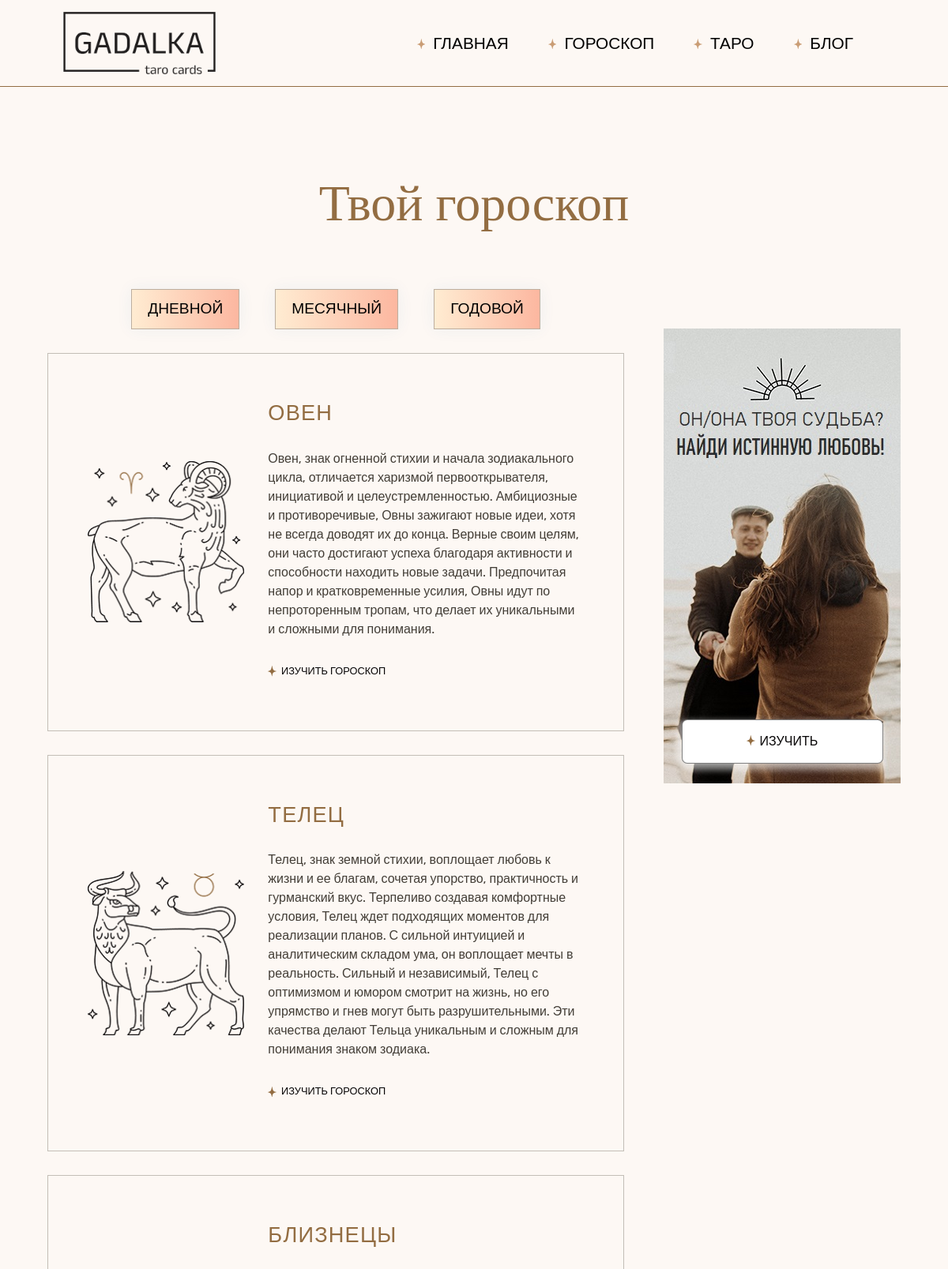
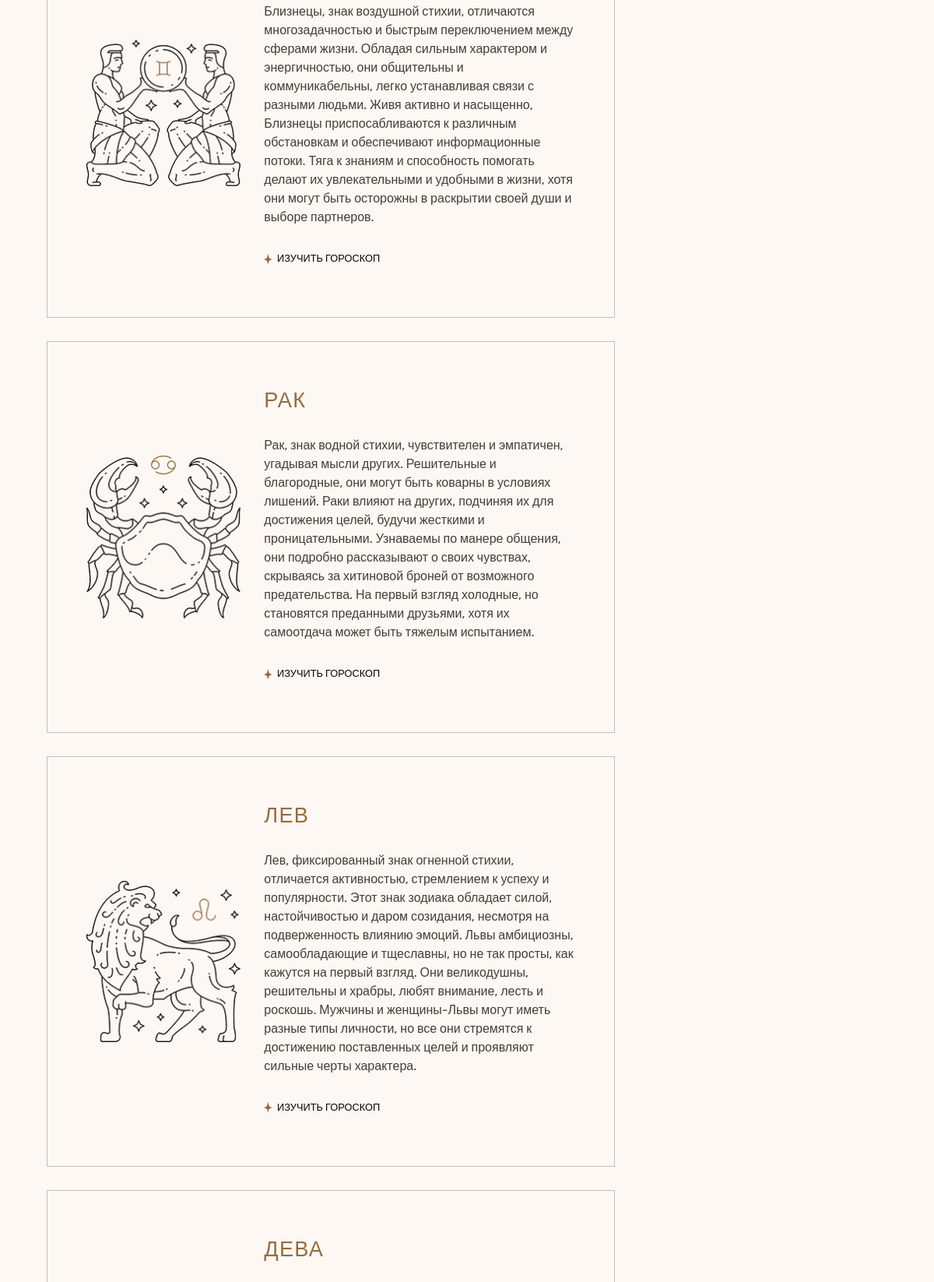
/pages/horoscope/horoscope.php (upper part), run on the app's committed database (2 pictures, top to bottom).
### tables this page shows
CREATE TABLE `signs` (
  `id` int NOT NULL,
  `sign_ru` varchar(16) NOT NULL,
  `sign_en` varchar(16) NOT NULL,
  `date_from` date NOT NULL,
  `date_to` date NOT NULL,
  `sign_type` int NOT NULL,
  `description` varchar(1024) NOT NULL
);

### public/php/sign.php (called while the page is built, shortened)
<?
class Sign {
    public function __construct($id = 0, $name_ru='', $name_en='', $date_from='', $date_to='', $description='') {
        $this->name_ru = $name_ru;
        $this->name_en = $name_en;
        $this->description = $description;
    }
    public static function NewSignFromSQLRow($row) {
        return new Sign($row['id'], $row['sign_ru'], $row['sign_en'], $row['date_from'], $row['date_to'], $row['description']);
    }
    public static function GetSignArrayFromDB() {
        $m = new mysqli(getenv('dbhost'),getenv('dbuser'), getenv('dbpass'), getenv('dbname'));
        $r = $m->query("SELECT * FROM signs");
        $signs = [];
        while($row = $r->fetch_assoc()) {
            array_push($signs, Sign::NewSignFromSQLRow($row));
        }
        return $signs;
    }
}

### public/pages/horoscope/horoscope.php (the view, shortened to what this page needs)
<?$root = realpath($_SERVER["DOCUMENT_ROOT"]);?>
<!DOCTYPE html>
<html lang="ru">
<head>
    <?
        include_once($root.'/parts/head.php');
    ?>
    <link rel="stylesheet" href="..\..\parts/header/header.css">
    <link rel="stylesheet" href="..\..\parts/footer/footer.css">
    <link rel="stylesheet" href="..\..\parts/css-normalize.css">
    <link rel="stylesheet" href="..\..\parts/banners/banners.css">
    <link rel="stylesheet" href="..\..\main.css">
    <link rel="stylesheet" href="/pages/horoscope/horoscope.css">
</head>
<body class="light">
    <? require_once($root . '/parts/header/header.php'); ?>
    <div class="horoscope-container" itemscope itemtype="http://schema.org/ItemList">
        <div class="horoscope-title">
            <h1 class="title-text" itemprop="name">Твой гороскоп</h1>
        </div>
        <div class="sections-wrapper">
            <section class="signs">
                <div class="filters">
                    <div class="filter"><p class=" "><a href="?on=day">Дневной</a></p></div>
                    <div class="filter"><p class=" "><a href="?on=month">Месячный</a></p></div>
                    <div class="filter"><p class=" "><a href="?on=year">Годовой</a></p></div>
                </div>
                <?
                    require_once("../../php/sign.php");
                    $signs = Sign::GetSignArrayFromDB();
                    $imgPathArr = [
                        'day' => 'animal',
                        'month' => 'circle',
                        'year' => 'constellation'
                    ];
                    foreach ($signs as $k => $sign) {
                ?>
                <div class="sign" itemprop="itemListElement" itemscope itemtype="http://schema.org/ListItem">
                    <div class="img-wrapper"><img itemprop="image" src="/img/zodiac-signs/<?=$imgPathArr[$_GET['on']]?>/<?=$sign->name_en?>.png" alt="Знак Зодиака <?=$sign->name_ru?>"></div>
                    <div class="sign-desc">
                        <h4 class="title-text" itemprop="name"><?=$sign->name_ru?></h4>
                        <p class="h4-subtitle-text" itemprop="description"><?=$sign->description?></p>
                        <div class="learn-more-btn ">
                            <span class="s-icon">
                            </span>
                            <a itemprop="url" href="/horoscope/sign?sign=<?=$sign->name_en?>&on=<?=$_GET['on']?>" class="text">
                                Изучить гороскоп
                            </a>
                        </div>
                    </div>
                </div>
                <?}?>
            </section>
            <? include_once($root.'/parts/banners/banners.php');?>
        </div>
    </div>
</body>
</html>

### public/parts/header/header.css (style rules this page uses)
.s-icon { overflow: hidden; }

### public/main.css (style rules this page uses)
h1.title-text { font-size: 4em; font-family: "Cactus Classical Serif", serif !important; font-weight: 400; font-style: normal; }
.light h1,.light h4,.light h3 { color: #936D42; }
.light a { color: black; }
.light p { color: rgb(67, 62, 55); }
h4.title-text { font-size: 1.7em; font-style: normal; font-weight: 400; letter-spacing: 1.2px; text-transform: uppercase; outline-color: rgb(202, 157, 117); font-family: "Rubik", sans-serif; }
p.h4-subtitle-text { font-size: 1em !important; font-family: "Rubik", sans-serif; word-wrap: break-word; }
.s-icon, .icon { overflow: hidden; }
.star-icon { color : #936d42; }
.learn-more-btn { display: flex; column-gap: 6px; align-items: normal; position: relative; padding: 6px 0; width: max-content; cursor: pointer; }
.learn-more-btn svg { transition: .3s; }
.light .learn-more-btn a { color: rgb(7, 5, 6); }
.learn-more-btn a { text-decoration: none; text-transform: uppercase; font-family: "Rubik", sans-serif; font-size: .8em; font-weight: 400; }
.learn-more-btn::after { content: ''; transition: .4s ease-out; display: inline-flex; position: absolute; width: 0%; bottom: 0; border-bottom: 1px solid #936d42; }

### public/pages/horoscope/horoscope.css (style rules this page uses)
body { background-color: #fdf8f4; }
.horoscope-container { display: flex; flex-direction: column; align-items: center; width: 80%; left: 10%; position: relative; gap: 60px; padding: 100px 0; }
h1.title-text { text-align: center; }
.sections-wrapper { display: flex; flex-direction: row; flex-wrap: wrap; column-gap: 50px; }
.signs { display: flex; flex-direction: row; flex-wrap: wrap; justify-content: center; width: calc(100% - 350px); row-gap: 30px; }
.filters { display: flex; justify-content: center; align-items: center; column-gap: 45px; width: 100%; }
.filter { padding-bottom: 3px; text-transform: uppercase; font-size: 1.2em !important; border: 1px solid rgb(189 175 159); background-image: linear-gradient(to right, #ffecd2 0%, #fcb69f 51%, #ffecd2 100%); padding: 10px 20px; transition: 0.5s; background-size: 200% auto; box-shadow: 0 0 20px #eee; text-align: center; }
.filter > p { font-family: "Rubik", sans-serif !important; color: #5d4545 !important; }
.sign { display: flex; column-gap: 30px; border: 1px solid rgb(195, 190, 182); align-items: center; padding: 55px 50px; }
.signs .img-wrapper { flex-basis: 200px; }
.sign-desc { flex-basis: calc(100% - 225px); display: flex; flex-direction: column; row-gap: 25px; }
@media screen and (max-width: 1200px) { .horoscope-container { width: 90%; left: 5%; } }

### data on the page
signs: sign_en (picture), sign_ru "ОВЕН", description "Овен, знак огненной стихии и начала зодиакального цикла, отличается харизмой первооткрывателя, инициативой и целеустремленностью. Амбициозные и противоречивые, Овны зажигают новые идеи, хотя не всегда доводят их до конца. Верные своим целям, они часто достигают успеха благодаря активности и способности находить новые задачи. Предпочитая напор и кратковременные усилия, Овны идут по непроторенным тропам, что делает их уникальными и сложными для понимания."
signs: sign_en (picture), sign_ru "ТЕЛЕЦ", description "Телец, знак земной стихии, воплощает любовь к жизни и ее благам, сочетая упорство, практичность и гурманский вкус. Терпеливо создавая комфортные условия, Телец ждет подходящих моментов для реализации планов. С сильной интуицией и аналитическим складом ума, он воплощает мечты в реальность. Сильный и независимый, Телец с оптимизмом и юмором смотрит на жизнь, но его упрямство и гнев могут быть разрушительными. Эти качества делают Тельца уникальным и сложным для понимания знаком зодиака."
signs: sign_en (picture), sign_ru "БЛИЗНЕЦЫ", description "Близнецы, знак воздушной стихии, отличаются многозадачностью и быстрым переключением между сферами жизни. Обладая сильным характером и энергичностью, они общительны и коммуникабельны, легко устанавливая связи с разными людьми. Живя активно и насыщенно, Близнецы приспосабливаются к различным обстановкам и обеспечивают информационные потоки. Тяга к знаниям и способность помогать делают их увлекательными и удобными в жизни, хотя они могут быть осторожны в раскрытии своей души и выборе партнеров."
signs: sign_en (picture), sign_ru "РАК", description "Рак, знак водной стихии, чувствителен и эмпатичен, угадывая мысли других. Решительные и благородные, они могут быть коварны в условиях лишений. Раки влияют на других, подчиняя их для достижения целей, будучи жесткими и проницательными. Узнаваемы по манере общения, они подробно рассказывают о своих чувствах, скрываясь за хитиновой броней от возможного предательства. На первый взгляд холодные, но становятся преданными друзьями, хотя их самоотдача может быть тяжелым испытанием."
signs: shows a picture, sign_ru "ЛЕВ", description "Лев, фиксированный знак огненной стихии, отличается активностью, стремлением к успеху и популярности. Этот знак зодиака обладает силой, настойчивостью и даром созидания, несмотря на подверженность влиянию эмоций. Львы амбициозны, самообладающие и тщеславны, но не так просты, как кажутся на первый взгляд. Они великодушны, решительны и храбры, любят внимание, лесть и роскошь. Мужчины и женщины-Львы могут иметь разные типы личности, но все они стремятся к достижению поставленных целей и проявляют сильные черты характера."
signs: sign_ru "ДЕВА"

### other printed values
$v->title "ГЛАВНАЯ"
$v->title "ГОРОСКОП"
$v->title "ТАРО"
$v->title "БЛОГ"
